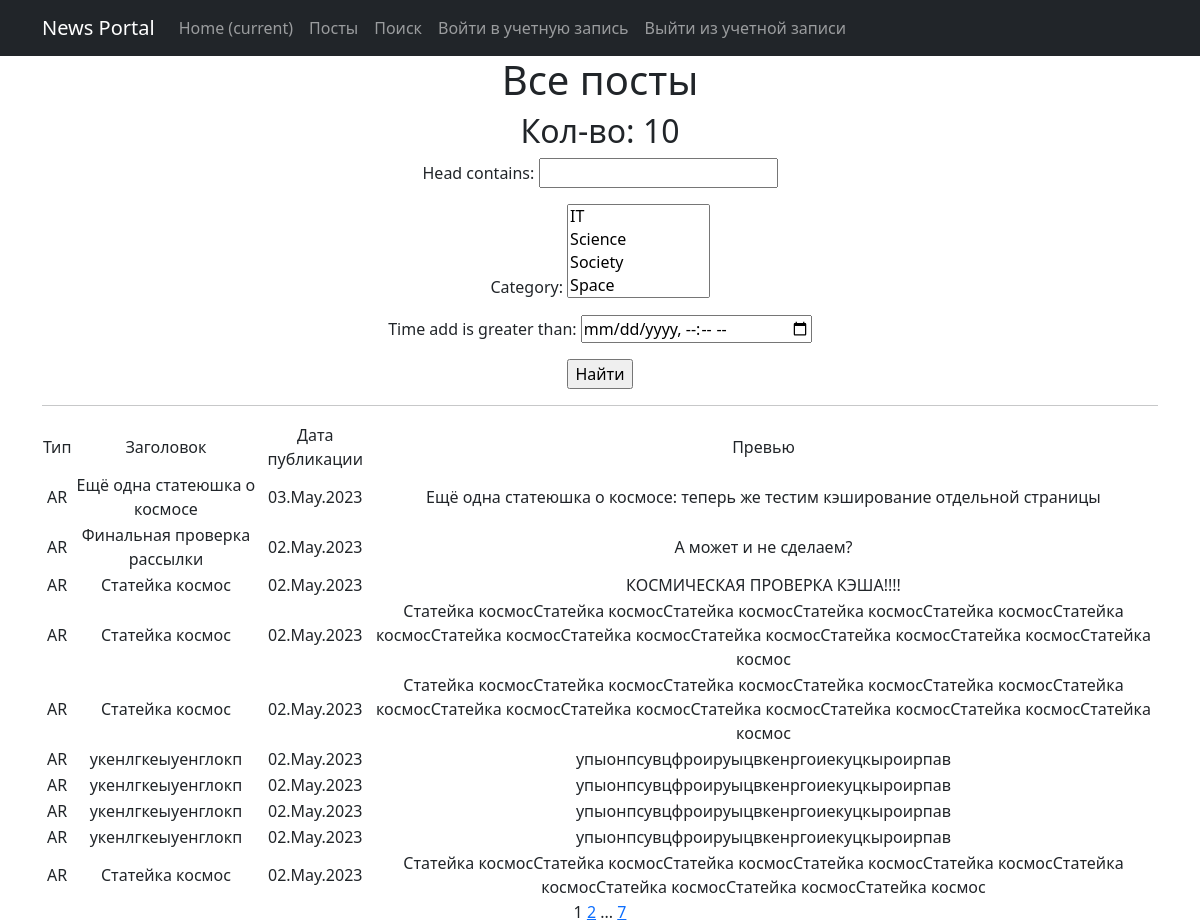
The app's page /news/search/ with its own data.
### news_site/models.py (models this page shows, shortened)
class Post(models.Model):
    author = models.ForeignKey(Author, on_delete=models.CASCADE)
    NEWS = 'NW'
    ARTICLE = 'AR'
    CATEGORY_CHOICES = (
        (NEWS, 'Новость'),
        (ARTICLE, 'Статья')
    )
    categoryType = models.CharField(max_length=2, choices=CATEGORY_CHOICES, default=ARTICLE)
    time_add = models.DateTimeField(auto_now_add=True)
    head = models.CharField(max_length=256)
    body = models.TextField()
    rating = models.SmallIntegerField(default=0)
    category = models.ManyToManyField(Category, through='PostCategory')

### news_site/views.py (the view)
# urls.py: path('search/', SearchPost.as_view(), name='post_search'),
class SearchPost(ListView):
    model = Post
    ordering = '-time_add'
    template_name = 'search.html'
    context_object_name = 'posts'
    paginate_by = 10
    def get_queryset(self):
        queryset = super().get_queryset()
        self.filterset = PostFilter(self.request.GET, queryset)
        return self.filterset.qs
    def get_context_data(self, **kwargs):
        context = super().get_context_data(**kwargs)
        context['filterset'] = self.filterset
        return context

### news_site/models.py (called while the page is built)
    def __str__(self):
        return f'{self.name}'

### news_site/templatetags/custom_filters.py (called while the page is built)
@register.filter()
def censor(text):
    try:
        str(text)
        word_list = text.split()
        for swear in SWEAR_WORDS:
            for i, word in enumerate(word_list):
                if swear[1:] in word:  # проверка со второй буквы, чтобы учесть верхний регистр
                    word_list[i] = word_list[i].replace(word, SWEAR_WORDS[swear])
        return ' '.join(word_list)
    except ValueError:
        print("Ошибка, невозможно применить фильтр к не строковым данным")

### news_site/templatetags/custom_tags.py (called while the page is built)
@register.simple_tag(takes_context=True)
def url_replace(context, **kwargs):
    d = context['request'].GET.copy()
    for k, v in kwargs.items():
        d[k] = v
    return d.urlencode()

### templates/search.html (shortened to what this page needs)
{% extends 'flatpages/default.html' %}
{% load custom_filters %}
{% load custom_tags %}
{% block content %}
    <h1>Все посты</h1>
    <h2>Кол-во: {{ posts|length }}</h2>
    <form action="" method="get">
        {{ filterset.form.as_p }}
        <input type="submit" value="Найти" />
    </form>
    <hr>
    {% if posts %}
        <table>
            <tr>
                <td>Тип</td>
                <td>Заголовок</td>
                <td>Дата публикации</td>
                <td>Превью</td>
            </tr>
            {% for post in posts %}
            <tr>
                <td>{{ post.categoryType }}</td>
                <td>{{ post.head|censor }}</td>
                <td>{{ post.time_add|date:'d.M.Y' }}</td>
                <td>{{ post.body|truncatewords:20|censor }}</td>
                <td>
                </td>
            </tr>
            {% endfor %}
        </table>
    {% else %}
        <h2>Постов нет!</h2>
    {% endif %}
    {{ page_obj.number }}
    {% if page_obj.has_next %}
        <a href="?{% url_replace page=page_obj.next_page_number %}">{{ page_obj.next_page_number }}</a>
        {% if paginator.num_pages != page_obj.next_page_number %}
            ...
            <a href="?{% url_replace page=page_obj.paginator.num_pages %}">{{ page_obj.paginator.num_pages }}</a>
        {% endif %}
    {% endif %}
{% endblock content %}

### records on screen
Post: categoryType "AR", head|censor "Ещё одна статеюшка о космосе", time_add "03.May.2023", body|censor "Ещё одна статеюшка о космосе: теперь же тестим кэширование отдельной страницы"
Post: categoryType "AR", head|censor "Финальная проверка рассылки", time_add "02.May.2023", body|censor "А может и не сделаем?"
Post: categoryType "AR", head|censor "Статейка космос", time_add "02.May.2023", body|censor "КОСМИЧЕСКАЯ ПРОВЕРКА КЭША!!!!"
Post: categoryType "AR", head|censor "Статейка космос", time_add "02.May.2023", body|censor "Статейка космосСтатейка космосСтатейка космосСтатейка космосСтатейка космосСтатейка космосСтатейка космосСтатейка космосСтатейка космосСтатейка космосСтатейка космосСтатейка космос"
Post: categoryType "AR", head|censor "Статейка космос", time_add "02.May.2023", body|censor "Статейка космосСтатейка космосСтатейка космосСтатейка космосСтатейка космосСтатейка космосСтатейка космосСтатейка космосСтатейка космосСтатейка космосСтатейка космосСтатейка космос"
Post: categoryType "AR", head|censor "укенлгкеыуенглокп", time_add "02.May.2023", body|censor "упыонпсувцфроируыцвкенргоиекуцкыроирпав"
Post: categoryType "AR", head|censor "укенлгкеыуенглокп", time_add "02.May.2023", body|censor "упыонпсувцфроируыцвкенргоиекуцкыроирпав"
Post: categoryType "AR", head|censor "укенлгкеыуенглокп", time_add "02.May.2023", body|censor "упыонпсувцфроируыцвкенргоиекуцкыроирпав"
Post: categoryType "AR", head|censor "укенлгкеыуенглокп", time_add "02.May.2023", body|censor "упыонпсувцфроируыцвкенргоиекуцкыроирпав"
Post: categoryType "AR", head|censor "Статейка космос", time_add "02.May.2023", body|censor "Статейка космосСтатейка космосСтатейка космосСтатейка космосСтатейка космосСтатейка космосСтатейка космосСтатейка космосСтатейка космос"

### other values on screen
{{ posts|length }} "10"
{{ page_obj.number }} "1"
{{ page_obj.next_page_number }} "2"
{{ page_obj.paginator.num_pages }} "7"
